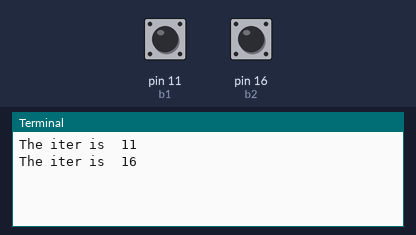
Simulated run of this program. Board: Raspberry Pi (header pin numbers). Parts: the last lines printed to the terminal. Inputs (shaded band) come from the test bench; at power-on: pin 11 (b1) HIGH, pin 16 (b2) HIGH.

Above: at 1.2 s.
1.3 s: pin 11 (b1) pulled LOW for 0.15 s
At 2.0 s:
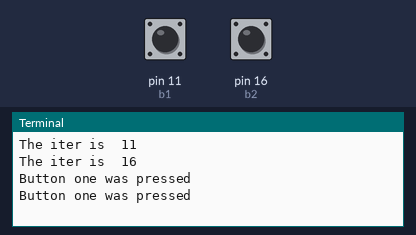
2.9 s: pin 16 (b2) pulled LOW for 0.15 s
At 4.5 s:
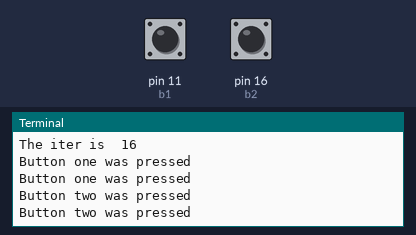

The program:

buttonInput.py
```python
import RPi.GPIO as GPIO
from time import sleep

b1 = 11 # button 1
b2 = 16 # button 2

GPIO.setmode(GPIO.BOARD)
buttons = [b1, b2]
for pin in buttons:
    GPIO.setup(pin, GPIO.IN,pull_up_down=GPIO.PUD_UP)
    print("The iter is ", pin)
try:
    while 1:
        if GPIO.input(b1) == 0:
            print("Button one was pressed")
            sleep(.1)
        if GPIO.input(b2) == 0:
            print("Button two was pressed")
            sleep(.1)
except KeyboardInterrupt:
    GPIO.cleanup()
```

Measured:
- after the input at 1.3 s, the terminal: prints a new line at once (image 1)
- after the input at 2.9 s, the terminal: prints a new line at once (image 2)
